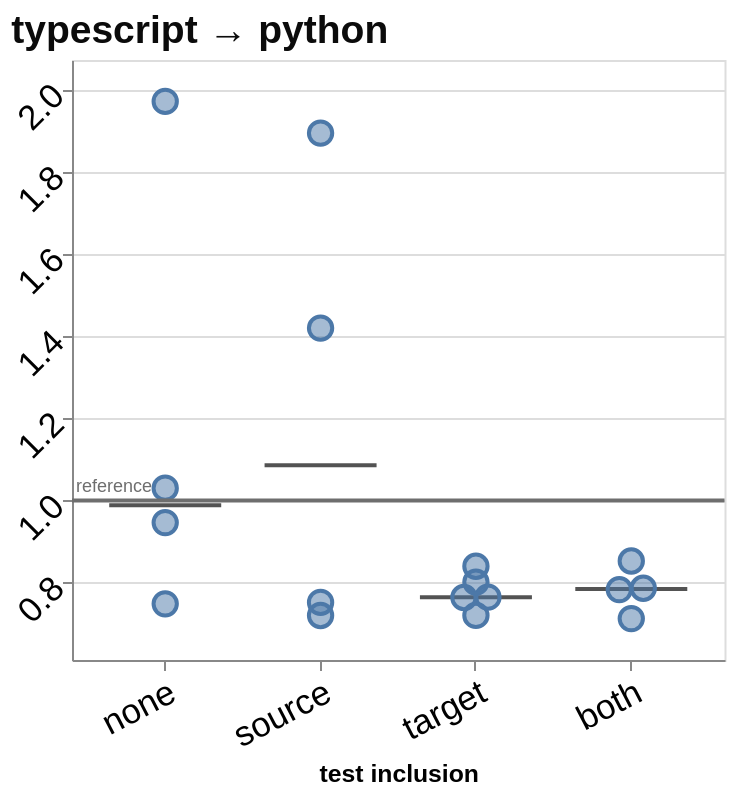

Specify this chart in Vega-Lite:
### Vega-Lite specification from a JSON file in a GitHub repository (floating-point values rounded to 4 significant figures)
{"config": {"view": {"continuousWidth": 300, "continuousHeight": 300}, "axis": {"labelAngle": -45}, "axisX": {"labelAngle": -37.5}}, "layer": [{"data": {"name": "data-580a46a7f2152375b08d86dd0a449b02"}, "mark": {"type": "tick", "color": "#0b0b0b", "opacity": 0.7, "size": 56, "thickness": 2}, "encoding": {"x": {"field": "condition", "sort": ["no tests", "source tests", "target tests", "both tests"], "title": "test inclusion", "type": "nominal", "axis": {"labelFontSize": 17.32, "titleFontSize": 12.38, "labelExpr": "{'no tests': 'none', 'source tests': 'source', 'target tests': 'target', 'both tests': 'both'}[datum.label]", "labelAngle": -27.5}}, "xOffset": {"field": "nudge", "scale": {"domain": [-2, 2], "range": [7.071, 55.07]}, "title": null, "type": "quantitative"}, "y": {"field": "value", "scale": {"domain": [0.6115, 2.073], "nice": false}, "title": null, "type": "quantitative", "axis": {"labelFontSize": 17.32, "titleFontSize": 22}}}}, {"data": {"name": "data-f7d490249c51e770f621fa97884bdf05"}, "mark": {"type": "point", "filled": true, "size": 136, "fillOpacity": 0.5, "stroke": "#4c78a8", "strokeWidth": 2, "strokeOpacity": 1}, "encoding": {"tooltip": [{"field": "port", "title": "run", "type": "nominal"}, {"field": "value", "format": ".2f", "title": "ladder time ÷ reference", "type": "quantitative"}, {"field": "ladder_rungs_completed", "title": "rungs completed", "type": "quantitative"}, {"field": "ladder_total_ms", "format": ",.1f", "title": "total ms", "type": "quantitative"}], "x": {"field": "condition", "sort": ["no tests", "source tests", "target tests", "both tests"], "title": "test inclusion", "type": "nominal", "axis": {"labelFontSize": 17.32, "titleFontSize": 12.38, "labelExpr": "{'no tests': 'none', 'source tests': 'source', 'target tests': 'target', 'both tests': 'both'}[datum.label]", "labelAngle": -27.5}}, "xOffset": {"field": "nudge", "scale": {"domain": [-2, 2], "range": [7.071, 55.07]}, "title": null, "type": "quantitative"}, "y": {"field": "value", "scale": {"domain": [0.6115, 2.073], "nice": false}, "title": null, "type": "quantitative", "axis": {"labelFontSize": 17.32, "titleFontSize": 22}}}}, {"data": {"name": "data-a630986baac081710e889288b28dd2bb"}, "mark": {"type": "rule", "color": "#6e6e6e", "strokeWidth": 2}, "encoding": {"y": {"field": "value", "scale": {"domain": [0.6115, 2.073], "nice": false}, "title": null, "type": "quantitative", "axis": {"labelFontSize": 17.32, "titleFontSize": 22}}}}, {"data": {"name": "data-a630986baac081710e889288b28dd2bb"}, "mark": {"type": "text", "align": "left", "baseline": "bottom", "dy": -2, "fontSize": 9, "color": "#6e6e6e"}, "encoding": {"text": {"field": "label", "type": "nominal"}, "x": {"value": 2}, "y": {"field": "value", "scale": {"domain": [0.6115, 2.073], "nice": false}, "title": null, "type": "quantitative", "axis": {"labelFontSize": 17.32, "titleFontSize": 22}}}}], "height": 300, "title": {"text": "typescript → python", "anchor": "start", "color": "#0b0b0b", "fontSize": 19.5}, "width": 326.2, "$schema": "https://vega.github.io/schema/vega-lite/v6.4.1.json", "datasets": {"data-580a46a7f2152375b08d86dd0a449b02": [{"condition": "no tests", "value": 0.9882, "nudge": 0.0}, {"condition": "source tests", "value": 1.086, "nudge": 0.0}, {"condition": "target tests", "value": 0.7645, "nudge": 0.0}, {"condition": "both tests", "value": 0.7846, "nudge": 0.0}], "data-f7d490249c51e770f621fa97884bdf05": [{"run_id": "20260908T234247Z_2da5a2c0", "condition": "no tests", "ladder_rungs_completed": 16, "ladder_total_ms": 416.1, "value": 1.03, "reference": 1.0, "port": "2da5a2c0", "nudge": 0.0}, {"run_id": "20260909T015142Z_f8ca89ff", "condition": "no tests", "ladder_rungs_completed": 16, "ladder_total_ms": 409.9, "value": 0.9463, "reference": 1.0, "port": "f8ca89ff", "nudge": 0.0}, {"run_id": "20260909T035041Z_2d7fbef6", "condition": "no tests", "ladder_rungs_completed": 16, "ladder_total_ms": 370.1, "value": 0.7483, "reference": 1.0, "port": "2d7fbef6", "nudge": 0.0}, {"run_id": "20260909T140517Z_670261ce", "condition": "no tests", "ladder_rungs_completed": 18, "ladder_total_ms": 20950.0, "value": 1.972, "reference": 1.0, "port": "670261ce", "nudge": 0.0}, {"run_id": "20260909T013603Z_054a84ca", "condition": "source tests", "ladder_rungs_completed": 16, "ladder_total_ms": 359.5, "value": 0.7198, "reference": 1.0, "port": "054a84ca", "nudge": 0.0}, {"run_id": "20260909T134433Z_3f62598c", "condition": "source tests", "ladder_rungs_completed": 16, "ladder_total_ms": 366.2, "value": 0.7517, "reference": 1.0, "port": "3f62598c", "nudge": 0.0}, {"run_id": "20260909T154949Z_461ef9c5", "condition": "source tests", "ladder_rungs_completed": 16, "ladder_total_ms": 496.0, "value": 1.42, "reference": 1.0, "port": "461ef9c5", "nudge": 0.0}, {"run_id": "20260909T190508Z_7c1544c0", "condition": "source tests", "ladder_rungs_completed": 16, "ladder_total_ms": 575.0, "value": 1.895, "reference": 1.0, "port": "7c1544c0", "nudge": 0.0}, {"run_id": "20260909T012246Z_fbe56704", "condition": "target tests", "ladder_rungs_completed": 16, "ladder_total_ms": 372.7, "value": 0.7645, "reference": 1.0, "port": "fbe56704", "nudge": 0.5}, {"run_id": "20260909T032340Z_f01d5496", "condition": "target tests", "ladder_rungs_completed": 16, "ladder_total_ms": 364.3, "value": 0.7201, "reference": 1.0, "port": "f01d5496", "nudge": 0.0}, {"run_id": "20260909T133702Z_8305aa82", "condition": "target tests", "ladder_rungs_completed": 16, "ladder_total_ms": 388.2, "value": 0.8398, "reference": 1.0, "port": "8305aa82", "nudge": 0.0}, {"run_id": "20260909T154334Z_609edff1", "condition": "target tests", "ladder_rungs_completed": 16, "ladder_total_ms": 369.7, "value": 0.7637, "reference": 1.0, "port": "609edff1", "nudge": -0.5}, {"run_id": "20260909T185402Z_14873f98", "condition": "target tests", "ladder_rungs_completed": 16, "ladder_total_ms": 379.6, "value": 0.8012, "reference": 1.0, "port": "14873f98", "nudge": 0.0}, {"run_id": "20260909T011452Z_9f286468", "condition": "both tests", "ladder_rungs_completed": 16, "ladder_total_ms": 372.3, "value": 0.7861, "reference": 1.0, "port": "9f286468", "nudge": 0.5}, {"run_id": "20260909T132655Z_2a16d72b", "condition": "both tests", "ladder_rungs_completed": 16, "ladder_total_ms": 391.4, "value": 0.8526, "reference": 1.0, "port": "2a16d72b", "nudge": 0.0}, {"run_id": "20260909T153339Z_9de9fd66", "condition": "both tests", "ladder_rungs_completed": 16, "ladder_total_ms": 379.5, "value": 0.783, "reference": 1.0, "port": "9de9fd66", "nudge": -0.5}, {"run_id": "20260909T184722Z_089a4294", "condition": "both tests", "ladder_rungs_completed": 16, "ladder_total_ms": 365.2, "value": 0.7123, "reference": 1.0, "port": "089a4294", "nudge": 0.0}], "data-a630986baac081710e889288b28dd2bb": [{"value": 1.0, "label": "reference"}]}, "padding": {"left": 5, "top": 5, "right": 6.25, "bottom": 5}}
